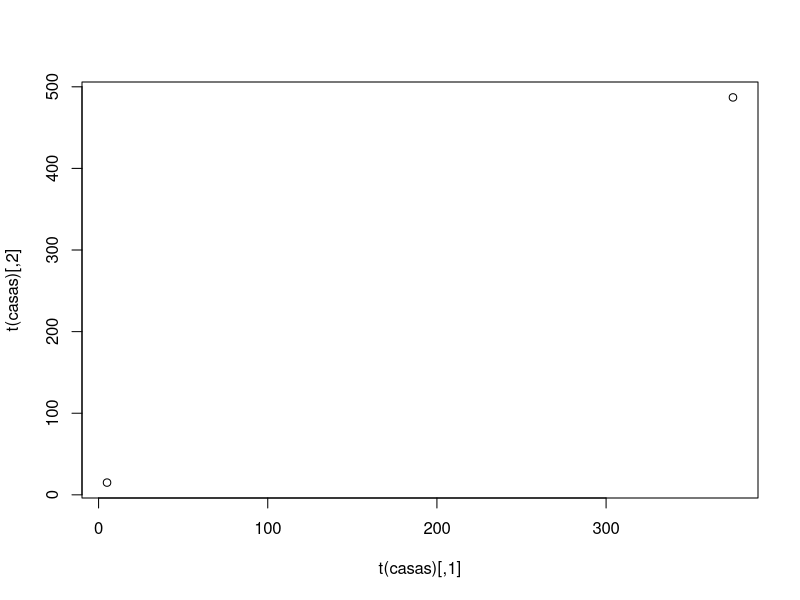

R code for this plot:
#Varianza y Desviación Estándar
datos<-c(0,2,4,5,8,10,10,15,38)
media<-mean(datos)
Res_mean<-datos-media
pot_mean<-Res_mean^2
var<-sum(pot_mean)/9
DesvSta<-sqrt(var)

# regresion linear

mts<-c(5,15,20,25)
precio<-c(375,487,450,500)
casas<-t(rbind(mts,precio))
casas<-as.data.frame(casas)
plot(t(casas))
sum(mts*precio)
sum(precio)
sum(mts)
sum(mts^2)

((4*sum(mts*precio))-(sum(precio)*sum(mts)))/((4*sum(mts^2))-(sum(mts)^2))
cor(casas)

regresion<-lm(precio~mts,dat=casas)
summary(regresion)
precioNuevo<-361.257+5.646*35
